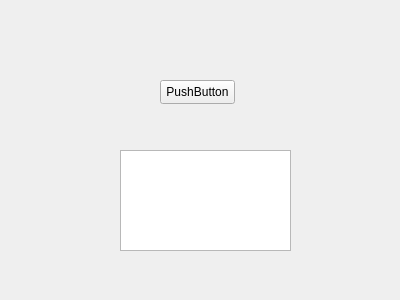
<?xml version="1.0" encoding="UTF-8"?>
<ui version="4.0">
 <class>Form</class>
 <widget class="QWidget" name="Form">
  <property name="geometry">
   <rect>
    <x>0</x>
    <y>0</y>
    <width>400</width>
    <height>300</height>
   </rect>
  </property>
  <property name="windowTitle">
   <string>Form</string>
  </property>
  <widget class="QPushButton" name="pushButton">
   <property name="geometry">
    <rect>
     <x>160</x>
     <y>80</y>
     <width>75</width>
     <height>24</height>
    </rect>
   </property>
   <property name="text">
    <string>PushButton</string>
   </property>
  </widget>
  <widget class="QListView" name="listView">
   <property name="geometry">
    <rect>
     <x>120</x>
     <y>150</y>
     <width>171</width>
     <height>101</height>
    </rect>
   </property>
  </widget>
 </widget>
 <resources/>
 <connections>
  <connection>
   <sender>pushButton</sender>
   <signal>clicked()</signal>
   <receiver>listView</receiver>
   <slot>reset()</slot>
   <hints>
    <hint type="sourcelabel">
     <x>195</x>
     <y>91</y>
    </hint>
    <hint type="destinationlabel">
     <x>209</x>
     <y>163</y>
    </hint>
   </hints>
  </connection>
 </connections>
</ui>
